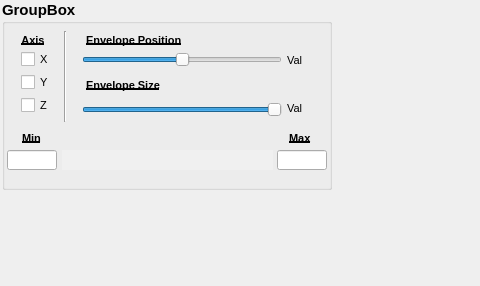
<?xml version="1.0" encoding="UTF-8"?>
<ui version="4.0">
 <class>ObjectiveWidget</class>
 <widget class="QFrame" name="ObjectiveWidget">
  <property name="geometry">
   <rect>
    <x>0</x>
    <y>0</y>
    <width>480</width>
    <height>286</height>
   </rect>
  </property>
  <property name="sizePolicy">
   <sizepolicy hsizetype="Minimum" vsizetype="Minimum">
    <horstretch>0</horstretch>
    <verstretch>0</verstretch>
   </sizepolicy>
  </property>
  <property name="minimumSize">
   <size>
    <width>334</width>
    <height>192</height>
   </size>
  </property>
  <property name="windowTitle">
   <string>Frame</string>
  </property>
  <property name="windowOpacity">
   <double>1.000000000000000</double>
  </property>
  <property name="layoutDirection">
   <enum>Qt::LeftToRight</enum>
  </property>
  <property name="frameShape">
   <enum>QFrame::NoFrame</enum>
  </property>
  <property name="frameShadow">
   <enum>QFrame::Plain</enum>
  </property>
  <widget class="QGroupBox" name="grpbx_objective">
   <property name="geometry">
    <rect>
     <x>2</x>
     <y>0</y>
     <width>330</width>
     <height>190</height>
    </rect>
   </property>
   <property name="minimumSize">
    <size>
     <width>330</width>
     <height>190</height>
    </size>
   </property>
   <property name="maximumSize">
    <size>
     <width>330</width>
     <height>190</height>
    </size>
   </property>
   <property name="font">
    <font>
     <pointsize>11</pointsize>
     <weight>75</weight>
     <bold>true</bold>
    </font>
   </property>
   <property name="title">
    <string>GroupBox</string>
   </property>
   <widget class="QSlider" name="sldr_pos">
    <property name="geometry">
     <rect>
      <x>80</x>
      <y>50</y>
      <width>200</width>
      <height>19</height>
     </rect>
    </property>
    <property name="minimum">
     <number>0</number>
    </property>
    <property name="maximum">
     <number>100</number>
    </property>
    <property name="value">
     <number>50</number>
    </property>
    <property name="orientation">
     <enum>Qt::Horizontal</enum>
    </property>
   </widget>
   <widget class="QSlider" name="sldr_env">
    <property name="geometry">
     <rect>
      <x>80</x>
      <y>100</y>
      <width>200</width>
      <height>19</height>
     </rect>
    </property>
    <property name="minimum">
     <number>0</number>
    </property>
    <property name="maximum">
     <number>100</number>
    </property>
    <property name="value">
     <number>100</number>
    </property>
    <property name="orientation">
     <enum>Qt::Horizontal</enum>
    </property>
   </widget>
   <widget class="QLineEdit" name="txt_max">
    <property name="geometry">
     <rect>
      <x>275</x>
      <y>150</y>
      <width>50</width>
      <height>20</height>
     </rect>
    </property>
    <property name="font">
     <font>
      <pointsize>8</pointsize>
      <weight>50</weight>
      <bold>false</bold>
     </font>
    </property>
    <property name="text">
     <string/>
    </property>
    <property name="maxLength">
     <number>6</number>
    </property>
    <property name="alignment">
     <set>Qt::AlignCenter</set>
    </property>
   </widget>
   <widget class="QLineEdit" name="txt_min">
    <property name="geometry">
     <rect>
      <x>5</x>
      <y>150</y>
      <width>50</width>
      <height>20</height>
     </rect>
    </property>
    <property name="font">
     <font>
      <pointsize>8</pointsize>
      <weight>50</weight>
      <bold>false</bold>
     </font>
    </property>
    <property name="text">
     <string/>
    </property>
    <property name="maxLength">
     <number>6</number>
    </property>
    <property name="alignment">
     <set>Qt::AlignCenter</set>
    </property>
   </widget>
   <widget class="QLabel" name="label_4">
    <property name="geometry">
     <rect>
      <x>20</x>
      <y>130</y>
      <width>21</width>
      <height>16</height>
     </rect>
    </property>
    <property name="font">
     <font>
      <pointsize>8</pointsize>
      <weight>75</weight>
      <bold>true</bold>
      <underline>true</underline>
     </font>
    </property>
    <property name="text">
     <string>Min</string>
    </property>
   </widget>
   <widget class="QLabel" name="label_5">
    <property name="geometry">
     <rect>
      <x>287</x>
      <y>130</y>
      <width>31</width>
      <height>16</height>
     </rect>
    </property>
    <property name="font">
     <font>
      <pointsize>8</pointsize>
      <weight>75</weight>
      <bold>true</bold>
      <underline>true</underline>
     </font>
    </property>
    <property name="text">
     <string>Max</string>
    </property>
   </widget>
   <widget class="QLabel" name="lbl_pos">
    <property name="geometry">
     <rect>
      <x>285</x>
      <y>50</y>
      <width>41</width>
      <height>20</height>
     </rect>
    </property>
    <property name="font">
     <font>
      <pointsize>8</pointsize>
      <weight>50</weight>
      <bold>false</bold>
     </font>
    </property>
    <property name="text">
     <string>Val</string>
    </property>
   </widget>
   <widget class="QLabel" name="lbl_env">
    <property name="geometry">
     <rect>
      <x>285</x>
      <y>100</y>
      <width>41</width>
      <height>16</height>
     </rect>
    </property>
    <property name="font">
     <font>
      <pointsize>8</pointsize>
      <weight>50</weight>
      <bold>false</bold>
     </font>
    </property>
    <property name="text">
     <string>Val</string>
    </property>
   </widget>
   <widget class="Line" name="line">
    <property name="geometry">
     <rect>
      <x>55</x>
      <y>31</y>
      <width>16</width>
      <height>91</height>
     </rect>
    </property>
    <property name="orientation">
     <enum>Qt::Vertical</enum>
    </property>
   </widget>
   <widget class="QLabel" name="label_3">
    <property name="geometry">
     <rect>
      <x>84</x>
      <y>32</y>
      <width>111</width>
      <height>16</height>
     </rect>
    </property>
    <property name="font">
     <font>
      <pointsize>8</pointsize>
      <weight>75</weight>
      <bold>true</bold>
      <underline>true</underline>
     </font>
    </property>
    <property name="text">
     <string>Envelope Position</string>
    </property>
   </widget>
   <widget class="QLabel" name="label_2">
    <property name="geometry">
     <rect>
      <x>84</x>
      <y>77</y>
      <width>91</width>
      <height>16</height>
     </rect>
    </property>
    <property name="font">
     <font>
      <pointsize>8</pointsize>
      <weight>75</weight>
      <bold>true</bold>
      <underline>true</underline>
     </font>
    </property>
    <property name="text">
     <string>Envelope Size</string>
    </property>
   </widget>
   <widget class="QLabel" name="label">
    <property name="geometry">
     <rect>
      <x>19</x>
      <y>32</y>
      <width>24</width>
      <height>16</height>
     </rect>
    </property>
    <property name="font">
     <font>
      <pointsize>8</pointsize>
      <weight>75</weight>
      <bold>true</bold>
      <underline>true</underline>
     </font>
    </property>
    <property name="layoutDirection">
     <enum>Qt::LeftToRight</enum>
    </property>
    <property name="text">
     <string>Axis</string>
    </property>
    <property name="alignment">
     <set>Qt::AlignCenter</set>
    </property>
   </widget>
   <widget class="QCheckBox" name="ckbx_X">
    <property name="geometry">
     <rect>
      <x>19</x>
      <y>51</y>
      <width>29</width>
      <height>17</height>
     </rect>
    </property>
    <property name="font">
     <font>
      <pointsize>8</pointsize>
      <weight>50</weight>
      <bold>false</bold>
     </font>
    </property>
    <property name="text">
     <string>X</string>
    </property>
   </widget>
   <widget class="QCheckBox" name="ckbx_Y">
    <property name="geometry">
     <rect>
      <x>19</x>
      <y>74</y>
      <width>29</width>
      <height>17</height>
     </rect>
    </property>
    <property name="font">
     <font>
      <pointsize>8</pointsize>
      <weight>50</weight>
      <bold>false</bold>
     </font>
    </property>
    <property name="text">
     <string>Y</string>
    </property>
   </widget>
   <widget class="QCheckBox" name="ckbx_Z">
    <property name="geometry">
     <rect>
      <x>19</x>
      <y>97</y>
      <width>29</width>
      <height>17</height>
     </rect>
    </property>
    <property name="font">
     <font>
      <pointsize>8</pointsize>
      <weight>50</weight>
      <bold>false</bold>
     </font>
    </property>
    <property name="text">
     <string>Z</string>
    </property>
   </widget>
   <widget class="QGraphicsView" name="grfx_display">
    <property name="geometry">
     <rect>
      <x>60</x>
      <y>150</y>
      <width>211</width>
      <height>20</height>
     </rect>
    </property>
    <property name="palette">
     <palette>
      <active>
       <colorrole role="Base">
        <brush brushstyle="SolidPattern">
         <color alpha="255">
          <red>240</red>
          <green>240</green>
          <blue>240</blue>
         </color>
        </brush>
       </colorrole>
      </active>
      <inactive>
       <colorrole role="Base">
        <brush brushstyle="SolidPattern">
         <color alpha="255">
          <red>240</red>
          <green>240</green>
          <blue>240</blue>
         </color>
        </brush>
       </colorrole>
      </inactive>
      <disabled>
       <colorrole role="Base">
        <brush brushstyle="SolidPattern">
         <color alpha="255">
          <red>240</red>
          <green>240</green>
          <blue>240</blue>
         </color>
        </brush>
       </colorrole>
      </disabled>
     </palette>
    </property>
    <property name="frameShape">
     <enum>QFrame::NoFrame</enum>
    </property>
    <property name="frameShadow">
     <enum>QFrame::Plain</enum>
    </property>
    <property name="verticalScrollBarPolicy">
     <enum>Qt::ScrollBarAlwaysOff</enum>
    </property>
    <property name="horizontalScrollBarPolicy">
     <enum>Qt::ScrollBarAlwaysOff</enum>
    </property>
   </widget>
   <zorder>grfx_display</zorder>
   <zorder>sldr_pos</zorder>
   <zorder>sldr_env</zorder>
   <zorder>txt_max</zorder>
   <zorder>txt_min</zorder>
   <zorder>label_4</zorder>
   <zorder>label_5</zorder>
   <zorder>lbl_pos</zorder>
   <zorder>lbl_env</zorder>
   <zorder>line</zorder>
   <zorder>label_3</zorder>
   <zorder>label_2</zorder>
   <zorder>label</zorder>
   <zorder>ckbx_X</zorder>
   <zorder>ckbx_Y</zorder>
   <zorder>ckbx_Z</zorder>
  </widget>
 </widget>
 <resources/>
 <connections/>
</ui>
